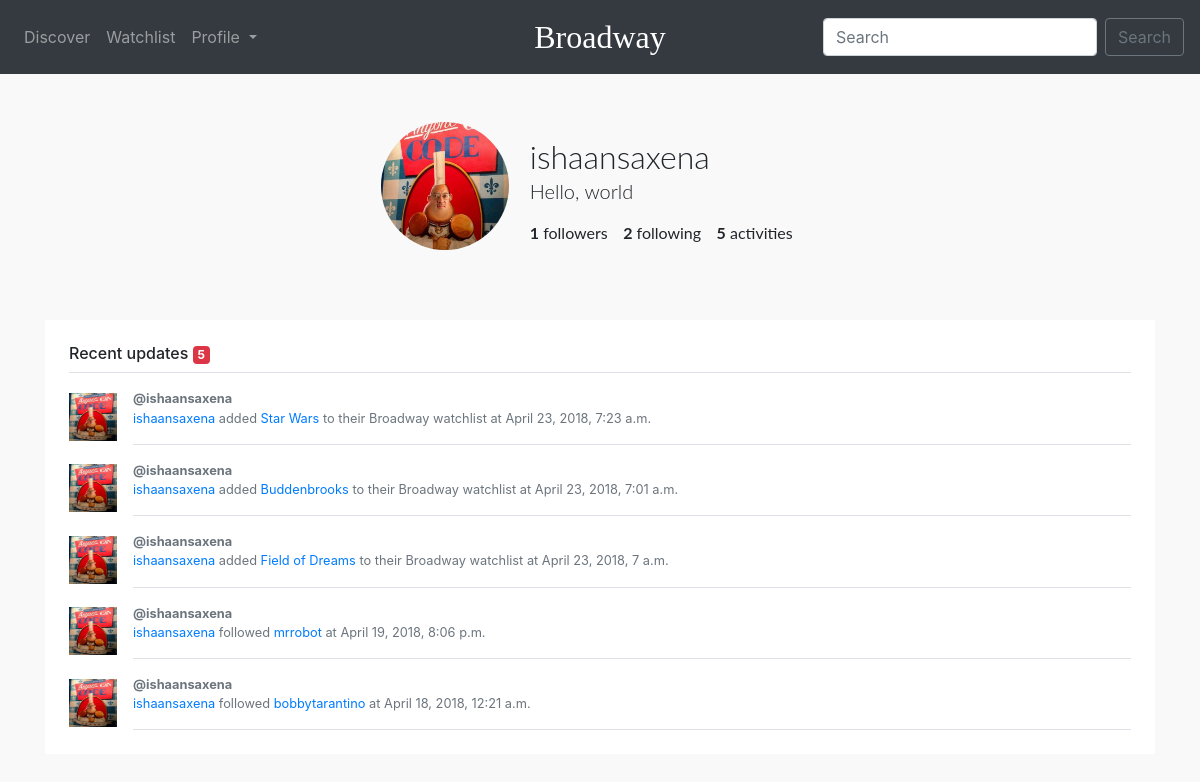
The page /u/ (signed in) on the database as committed earlier.
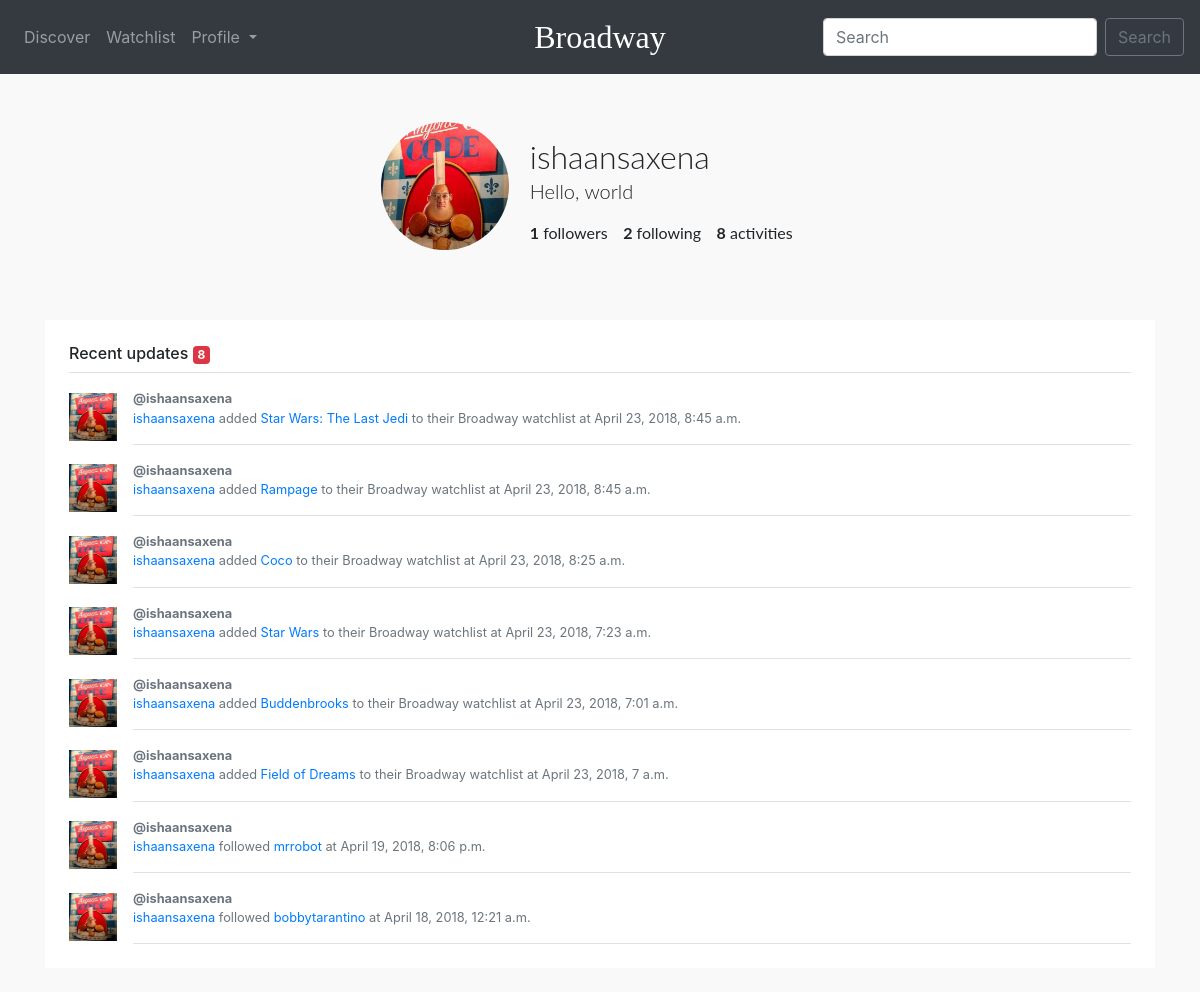
The same page on the database as committed later.
### user/models.py (models this page shows, shortened)
class Activity(models.Model):
    activity_type = models.CharField(max_length=50)
    main_user = models.ForeignKey(
        Profile,
        on_delete=models.CASCADE,
        related_name="main_user",
        null=True
    )
    movie = models.ForeignKey(
        main.models.Movie,
        on_delete=models.CASCADE,
        related_name="added",
        null=True,
        blank=True
    )
    activity_user = models.ForeignKey(
        Profile,
        on_delete=models.CASCADE,
        related_name="activity_user",
        null=True,
        blank=True
    )
    created_at = models.DateTimeField(
        auto_now_add=True
    )

class Profile(models.Model):
    user = models.OneToOneField(User, on_delete=models.CASCADE)
    bio = models.TextField(max_length=512, blank=True)
    birth_date = models.DateField(null=True, blank=True)
    name = models.CharField(max_length=32, blank=True)
    profile_picture = models.ImageField(
        upload_to='static/assets/user_images/',
        default='static/assets/user_images/default.png',
        blank=True
    )
    created_at = models.DateTimeField(
        auto_now_add=True
    )
    followers = models.IntegerField(default=0)
    following = models.IntegerField(default=0)
    def __str__(self):
        return self.user.username

### main/models.py (models this page shows, shortened)
class Movie(models.Model):
    movie_id = models.IntegerField(null=True)
    title = models.CharField(max_length=100, null=True)
    overview = models.TextField(null=True)
    release_date = models.DateField(null=True)
    poster = models.SlugField(
        blank=True
    )

### user/views.py (the view)
# urls.py: path('', views.profile, name='profile'),
@login_required
def profile(request):
    user_profile = Profile.objects.get(user=request.user)
    activities = Activity.objects.filter(main_user=user_profile).order_by('-created_at')
    context = {
        'profile': user_profile,
        'activities': activities,
    }
    return render(request, 'user/profile.html', context)

### templates/user/profile.html (shortened to what this page needs)
{% extends "base.html" %}
{% load static %}
{% block assets %}
<link rel="stylesheet" href="{% static 'css/profile.css' %}">
{% endblock %}
{% block content %}
    <div class="my-4 p-4 box-shadow profile-outer">
        <div class="profile profile-picture">
            <img src="/{{ profile.profile_picture }}">
        </div>
        <div class="profile profile-data">
            <h1 class="username">{{user.username}}</h1>
            <p class="data-outer">
                {{ profile.bio }}
            </p>
            <p class="data-outer">
                <span class="data"><span class="interactions">{{ profile.followers }}</span> followers</span>
                <span class="data"><span class="interactions">{{ profile.following }}</span> following</span>
                <span class="data"><span class="interactions">{{ activities.count }}</span> activities</span>
            </p>
        </div>
    </div>
    <div class="my-4 p-4 bg-white box-shadow">
        <h6 class="border-bottom border-gray pb-2 mb-0">
            Recent updates
            <span class="badge badge-danger">{{ activities|length }}</span>
        </h6>
        {% for activity in activities %}
            <div class="media text-muted pt-3">
                <img src="/{{ activity.main_user.profile_picture }}" alt="" class="mr-3 align-self-center profile-picture">
                <p class="media-body pb-3 mb-0 small lh-125 border-bottom border-gray">
                    <strong class="d-block text-gray-dark">@{{ activity.main_user }}</strong>
                    {% if activity.movie %}
                        <a href="/u/{{ activity.main_user }}">{{ activity.main_user }}</a>
                        {{ activity.activity_type }}
                        <a href="/m/{{ activity.movie.movie_id }}">{{ activity.movie.title }}</a>
                        to their Broadway watchlist at {{ activity.created_at }}
                    {% else %}
                        <a href="/u/{{ activity.main_user }}">{{ activity.main_user }}</a>
                        {{ activity.activity_type }}
                        <a href="/u/{{ activity.activity_user }}">{% if activity.activity_user.user == request.user %}you{% else %}{{ activity.activity_user }}{% endif %}</a>
                        at {{ activity.created_at }}
                    {% endif %}
                </p>
            </div>
        {% endfor %}
    </div>
{% endblock %}

Rows that differ between the two databases and show on the page:
added Activity: main_user.profile_picture (picture), main_user "ishaansaxena", activity_type "added", movie "Star Wars: The Last Jedi", created_at "April 23, 2018, 8:45 a.m."
added Activity: main_user.profile_picture (picture), main_user "ishaansaxena", activity_type "added", movie "Rampage", created_at "April 23, 2018, 8:45 a.m."
added Activity: main_user.profile_picture (picture), main_user "ishaansaxena", activity_type "added", movie "Coco", created_at "April 23, 2018, 8:25 a.m."
Other text that changed with them:
{{ activities.count }}: "5" → "8"
{{ activities|length }}: "5" → "8"
